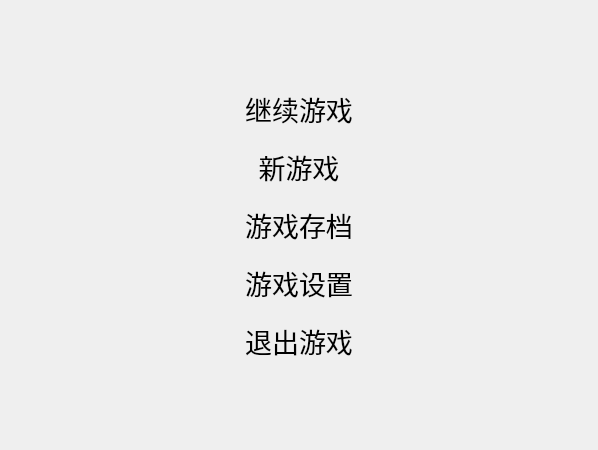
<?xml version="1.0" encoding="UTF-8"?>
<ui version="4.0">
 <class>HomeWidget</class>
 <widget class="QWidget" name="HomeWidget">
  <property name="geometry">
   <rect>
    <x>0</x>
    <y>0</y>
    <width>598</width>
    <height>450</height>
   </rect>
  </property>
  <property name="windowTitle">
   <string>HomeWidget</string>
  </property>
  <property name="styleSheet">
   <string notr="true"/>
  </property>
  <layout class="QVBoxLayout" name="verticalLayout" stretch="1">
   <property name="leftMargin">
    <number>0</number>
   </property>
   <property name="topMargin">
    <number>0</number>
   </property>
   <property name="rightMargin">
    <number>0</number>
   </property>
   <property name="bottomMargin">
    <number>0</number>
   </property>
   <item>
    <widget class="QWidget" name="widget_2" native="true">
     <layout class="QGridLayout" name="gridLayout">
      <item row="0" column="0">
       <layout class="QHBoxLayout" name="horizontalLayout_2" stretch="1,0,1">
        <item>
         <spacer name="horizontalSpacer_2">
          <property name="orientation">
           <enum>Qt::Horizontal</enum>
          </property>
          <property name="sizeHint" stdset="0">
           <size>
            <width>40</width>
            <height>20</height>
           </size>
          </property>
         </spacer>
        </item>
        <item>
         <layout class="QVBoxLayout" name="verticalLayout_3">
          <property name="spacing">
           <number>0</number>
          </property>
          <item>
           <spacer name="verticalSpacer">
            <property name="orientation">
             <enum>Qt::Vertical</enum>
            </property>
            <property name="sizeHint" stdset="0">
             <size>
              <width>20</width>
              <height>40</height>
             </size>
            </property>
           </spacer>
          </item>
          <item>
           <widget class="QWidget" name="widget_3" native="true">
            <layout class="QVBoxLayout" name="verticalLayout_2">
             <property name="spacing">
              <number>10</number>
             </property>
             <item>
              <widget class="GameButton" name="btnGameContinue">
               <property name="font">
                <font>
                 <pointsize>20</pointsize>
                </font>
               </property>
               <property name="autoFillBackground">
                <bool>false</bool>
               </property>
               <property name="text">
                <string>继续游戏</string>
               </property>
               <property name="flat">
                <bool>true</bool>
               </property>
              </widget>
             </item>
             <item>
              <widget class="GameButton" name="btnNewGame">
               <property name="sizePolicy">
                <sizepolicy hsizetype="Expanding" vsizetype="Fixed">
                 <horstretch>0</horstretch>
                 <verstretch>0</verstretch>
                </sizepolicy>
               </property>
               <property name="font">
                <font>
                 <pointsize>20</pointsize>
                </font>
               </property>
               <property name="layoutDirection">
                <enum>Qt::LeftToRight</enum>
               </property>
               <property name="text">
                <string>新游戏</string>
               </property>
               <property name="iconSize">
                <size>
                 <width>50</width>
                 <height>50</height>
                </size>
               </property>
               <property name="flat">
                <bool>true</bool>
               </property>
              </widget>
             </item>
             <item>
              <widget class="GameButton" name="btnGameSaves">
               <property name="font">
                <font>
                 <pointsize>20</pointsize>
                </font>
               </property>
               <property name="text">
                <string>游戏存档</string>
               </property>
               <property name="flat">
                <bool>true</bool>
               </property>
              </widget>
             </item>
             <item>
              <widget class="GameButton" name="btnSetting">
               <property name="sizePolicy">
                <sizepolicy hsizetype="Expanding" vsizetype="Fixed">
                 <horstretch>0</horstretch>
                 <verstretch>0</verstretch>
                </sizepolicy>
               </property>
               <property name="font">
                <font>
                 <pointsize>20</pointsize>
                </font>
               </property>
               <property name="text">
                <string>游戏设置</string>
               </property>
               <property name="iconSize">
                <size>
                 <width>50</width>
                 <height>50</height>
                </size>
               </property>
               <property name="flat">
                <bool>true</bool>
               </property>
              </widget>
             </item>
             <item>
              <widget class="GameButton" name="btnExit">
               <property name="sizePolicy">
                <sizepolicy hsizetype="Expanding" vsizetype="Fixed">
                 <horstretch>0</horstretch>
                 <verstretch>0</verstretch>
                </sizepolicy>
               </property>
               <property name="font">
                <font>
                 <pointsize>20</pointsize>
                </font>
               </property>
               <property name="text">
                <string>退出游戏</string>
               </property>
               <property name="iconSize">
                <size>
                 <width>50</width>
                 <height>50</height>
                </size>
               </property>
               <property name="flat">
                <bool>true</bool>
               </property>
              </widget>
             </item>
            </layout>
           </widget>
          </item>
          <item>
           <spacer name="verticalSpacer_2">
            <property name="orientation">
             <enum>Qt::Vertical</enum>
            </property>
            <property name="sizeHint" stdset="0">
             <size>
              <width>20</width>
              <height>40</height>
             </size>
            </property>
           </spacer>
          </item>
         </layout>
        </item>
        <item>
         <spacer name="horizontalSpacer_3">
          <property name="orientation">
           <enum>Qt::Horizontal</enum>
          </property>
          <property name="sizeHint" stdset="0">
           <size>
            <width>40</width>
            <height>20</height>
           </size>
          </property>
         </spacer>
        </item>
       </layout>
      </item>
     </layout>
    </widget>
   </item>
  </layout>
 </widget>
 <customwidgets>
  <customwidget>
   <class>GameButton</class>
   <extends>QPushButton</extends>
   <header location="global">gameButton.h</header>
  </customwidget>
 </customwidgets>
 <resources>
  <include location="../../res/res.qrc"/>
 </resources>
 <connections/>
</ui>
